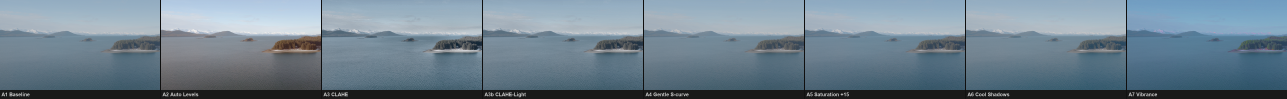
#> input picture phase2_contact_sheets/poc/frame_500/combined_all_variants.png, 5148 x 396 px (shown at 1/4 size)
$ python -i poc_phase3.py   (imports and definitions only)
#> lines starting #> are read from the running program, lines starting #| are printed output that depends on the picture
#> further down, picture is the input picture: shape (396, 5148, 3); mean B, G, R 143.2, 129.5, 110.9
"""
poc_phase3.py -- Phase 3 single-frame bracket POC.

Processing chain per frame:
  1. Read frame from Phase 1 graded video (cv2.VideoCapture CPU)
  2. Apply CLAHE clipLimit=2.0 tileGrid=(8,8) on LAB L channel (Phase 2 winner)
  3. Apply each bracket variant B1-B7 on top
  4. Save individual PNG per variant
  5. Save combined_all_variants.png

Output folder: phase3_contact_sheets\poc\frame_{FRAME_NUMBER}\
Each run creates a new subfolder -- previous runs preserved.
"""

import os
import sys
from pathlib import Path

import cv2
import numpy as np
from PIL import Image, ImageDraw, ImageFont

# ---------------------------------------------------------------------------
# Configuration -- set before running
# ---------------------------------------------------------------------------

FRAME_NUMBER = 775
LUT_PATH = r"C:\dev\LUTs_folder\DLOGM_REC709_65_CUBE_ZRG_V1.cube"
INPUT_SCAN_FOLDER = r"C:\dev\All_dev_projects_testing_folder\Devinci_Resolve_automation_M4Pro_video\phase1_output_video"
OUTPUT_ROOT = r"C:\dev\All_dev_projects_testing_folder\Devinci_Resolve_automation_M4Pro_video\phase3_contact_sheets\poc"

OUTPUT_DIR = Path(OUTPUT_ROOT) / f"frame_{FRAME_NUMBER}"

# ---------------------------------------------------------------------------
# Input video selection
# ---------------------------------------------------------------------------

# [58 lines left out: functions select_input_video, extract_frame, apply_clahe_base, not called in this run]

# ---------------------------------------------------------------------------
# Bracket variant implementations (B1-B7)
# All receive the CLAHE-processed frame and return BGR uint8.
# ---------------------------------------------------------------------------

def apply_b1_clahe_only(frame: np.ndarray) -> np.ndarray:
    """B1: CLAHE only -- reference, no additional adjustment."""
    return frame.copy()


def apply_b2_sat10(frame: np.ndarray) -> np.ndarray:
    """B2: CLAHE + Sat+10 -- HSV S channel x 1.10."""
    hsv = cv2.cvtColor(frame, cv2.COLOR_BGR2HSV).astype(np.float32)
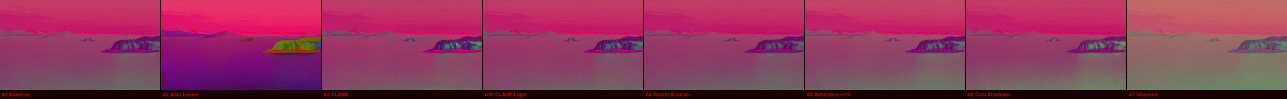
#> hsv: shape (396, 5148, 3) float32 (shown at 1/4 size); mean B, G, R 91.9, 56.1, 144
    hsv[:, :, 1] = np.clip(hsv[:, :, 1] * 1.10, 0, 255)
    return cv2.cvtColor(hsv.astype(np.uint8), cv2.COLOR_HSV2BGR)


# [5 lines left out: function apply_b3_sat20, not called in this run]


def apply_b4_cool_shadows(frame: np.ndarray) -> np.ndarray:
    """B4: CLAHE + Cool shadows -- b-=10 x shadow_weight, a-=3 x shadow_weight."""
    lab = cv2.cvtColor(frame, cv2.COLOR_BGR2Lab).astype(np.float32)
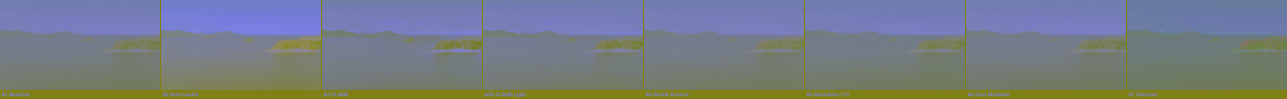
#> lab: shape (396, 5148, 3) float32 (shown at 1/4 size); mean B, G, R 131.6, 126.5, 116.9
    l, a, b = cv2.split(lab)
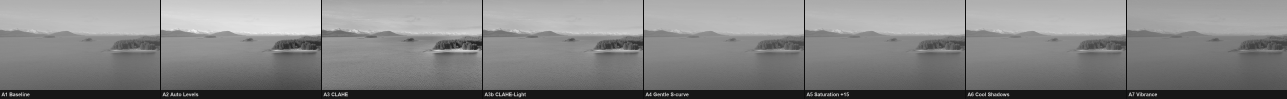
#> l: shape (396, 5148) float32 (shown at 1/4 size); min 11, max 250, mean 132.1
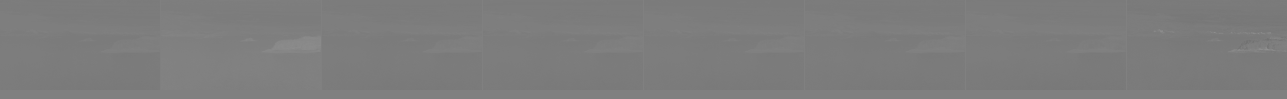
#> a: shape (396, 5148) float32 (shown at 1/4 size); min 110, max 154, mean 124.6
    shadow_weight = np.clip(1.0 - (l / 128.0), 0.0, 1.0)
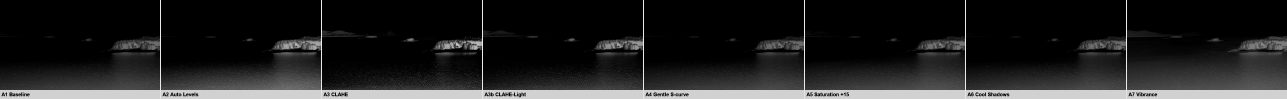
#> shadow_weight: shape (396, 5148) float32 (shown at 1/4 size); min 0, max 0.914, mean 0.135
    b = b - 10.0 * shadow_weight
    a = a - 3.0 * shadow_weight
    lab_result = cv2.merge([
        l.astype(np.uint8),
        np.clip(a, 0, 255).astype(np.uint8),
        np.clip(b, 0, 255).astype(np.uint8),
    ])
    return cv2.cvtColor(lab_result, cv2.COLOR_Lab2BGR)


# [7 lines left out: function apply_b5_vibrance, not called in this run]


def _build_scurve_lut() -> np.ndarray:
    x = np.arange(256, dtype=np.float32) / 255.0
    y = x.copy()
    shadow = x < 0.33
    y[shadow] = x[shadow] + 0.06 * (1.0 - x[shadow] / 0.33)
    highlight = x > 0.66
    y[highlight] = x[highlight] - 0.06 * ((x[highlight] - 0.66) / 0.34)
    return (np.clip(y, 0.0, 1.0) * 255.0).astype(np.uint8)

_SCURVE_LUT = _build_scurve_lut()

# [6 lines left out: function apply_b6_scurve, not called in this run]


def apply_b7_sat10_cool(frame: np.ndarray) -> np.ndarray:
    """B7: CLAHE + Sat+10 + Cool shadows -- B2 then B4 combined."""
    return apply_b4_cool_shadows(apply_b2_sat10(frame))


# ---------------------------------------------------------------------------
# Variant registry
# ---------------------------------------------------------------------------

VARIANTS = [
    ("B1", "CLAHE only",       apply_b1_clahe_only),
    ("B2", "CLAHE+Sat10",      apply_b2_sat10),
    ("B3", "CLAHE+Sat20",      apply_b3_sat20),
    ("B4", "CLAHE+Cool",       apply_b4_cool_shadows),
    ("B5", "CLAHE+Vibrance",   apply_b5_vibrance),
    ("B6", "CLAHE+S-curve",    apply_b6_scurve),
    ("B7", "CLAHE+Sat10+Cool", apply_b7_sat10_cool),
]

# ---------------------------------------------------------------------------
# Combined image
# ---------------------------------------------------------------------------

def _bgr_to_pil(bgr: np.ndarray) -> Image.Image:
    return Image.fromarray(cv2.cvtColor(bgr, cv2.COLOR_BGR2RGB))


# [81 lines left out: functions _get_font, save_combined, main, not called in this run]


# [2 lines not run here, left out]

>>> import cv2
>>> picture = cv2.imread('phase2_contact_sheets/poc/frame_500/combined_all_variants.png')
>>> result = apply_b7_sat10_cool(picture)
